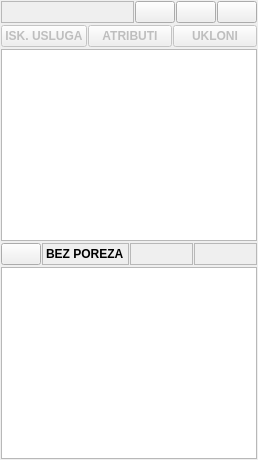
             <widget class="QFrame" name="frame_21">
              <property name="frameShape">
               <enum>QFrame::NoFrame</enum>
              </property>
              <property name="frameShadow">
               <enum>QFrame::Raised</enum>
              </property>
              <layout class="QVBoxLayout" name="verticalLayout_10">
               <property name="spacing">
                <number>0</number>
               </property>
               <property name="leftMargin">
                <number>0</number>
               </property>
               <property name="topMargin">
                <number>0</number>
               </property>
               <property name="rightMargin">
                <number>0</number>
               </property>
               <property name="bottomMargin">
                <number>0</number>
               </property>
               <item>
                <widget class="QFrame" name="frame_27">
                 <property name="frameShape">
                  <enum>QFrame::NoFrame</enum>
                 </property>
                 <property name="frameShadow">
                  <enum>QFrame::Raised</enum>
                 </property>
                 <layout class="QHBoxLayout" name="horizontalLayout_20">
                  <property name="spacing">
                   <number>1</number>
                  </property>
                  <property name="leftMargin">
                   <number>1</number>
                  </property>
                  <property name="topMargin">
                   <number>1</number>
                  </property>
                  <property name="rightMargin">
                   <number>1</number>
                  </property>
                  <property name="bottomMargin">
                   <number>1</number>
                  </property>
                  <item>
                   <widget class="QLabel" name="label_15">
                    <property name="sizePolicy">
                     <sizepolicy hsizetype="Expanding" vsizetype="Preferred">
                      <horstretch>0</horstretch>
                      <verstretch>0</verstretch>
                     </sizepolicy>
                    </property>
                    <property name="font">
                     <font>
                      <weight>75</weight>
                      <bold>true</bold>
                     </font>
                    </property>
                    <property name="frameShape">
                     <enum>QFrame::StyledPanel</enum>
                    </property>
                    <property name="text">
                     <string/>
                    </property>
                   </widget>
                  </item>
                  <item>
                   <widget class="QPushButton" name="pushButton_4">
                    <property name="cursor">
                     <cursorShape>PointingHandCursor</cursorShape>
                    </property>
                    <property name="text">
                     <string/>
                    </property>
                    <property name="icon">
                     <iconset resource="../../resources/DonatForm.qrc">
                      <normaloff>:/InDonat/Forms/images/ig_menuGreenDown.gif</normaloff>:/InDonat/Forms/images/ig_menuGreenDown.gif</iconset>
                    </property>
                    <property name="iconSize">
                     <size>
                      <width>16</width>
                      <height>16</height>
                     </size>
                    </property>
                   </widget>
                  </item>
                  <item>
                   <widget class="QPushButton" name="pushButton_9">
                    <property name="cursor">
                     <cursorShape>PointingHandCursor</cursorShape>
                    </property>
                    <property name="text">
                     <string/>
                    </property>
                    <property name="icon">
                     <iconset resource="../../resources/DonatForm.qrc">
                      <normaloff>:/InDonat/Forms/images/ig_menuGreenUp.gif</normaloff>:/InDonat/Forms/images/ig_menuGreenUp.gif</iconset>
                    </property>
                    <property name="iconSize">
                     <size>
                      <width>16</width>
                      <height>16</height>
                     </size>
                    </property>
                   </widget>
                  </item>
                  <item>
                   <widget class="QPushButton" name="pushButton_10">
                    <property name="cursor">
                     <cursorShape>PointingHandCursor</cursorShape>
                    </property>
                    <property name="text">
                     <string/>
                    </property>
                    <property name="icon">
                     <iconset resource="../../resources/DonatForm.qrc">
                      <normaloff>:/InDonat/Forms/images/view.gif</normaloff>:/InDonat/Forms/images/view.gif</iconset>
                    </property>
                    <property name="iconSize">
                     <size>
                      <width>16</width>
                      <height>16</height>
                     </size>
                    </property>
                   </widget>
                  </item>
                 </layout>
                </widget>
               </item>
               <item>
                <widget class="QFrame" name="frame_25">
                 <property name="frameShape">
                  <enum>QFrame::NoFrame</enum>
                 </property>
                 <property name="frameShadow">
                  <enum>QFrame::Raised</enum>
                 </property>
                 <layout class="QHBoxLayout" name="horizontalLayout_21">
                  <property name="spacing">
                   <number>1</number>
                  </property>
                  <property name="leftMargin">
                   <number>1</number>
                  </property>
                  <property name="topMargin">
                   <number>1</number>
                  </property>
                  <property name="rightMargin">
                   <number>1</number>
                  </property>
                  <property name="bottomMargin">
                   <number>1</number>
                  </property>
                  <item>
                   <widget class="QPushButton" name="btnUslugaIskljuci">
                    <property name="enabled">
                     <bool>false</bool>
                    </property>
                    <property name="font">
                     <font>
                      <weight>75</weight>
                      <bold>true</bold>
                     </font>
                    </property>
                    <property name="cursor">
                     <cursorShape>PointingHandCursor</cursorShape>
                    </property>
                    <property name="text">
                     <string>ISK. USLUGA</string>
                    </property>
                    <property name="icon">
                     <iconset resource="../../resources/DonatForm.qrc">
                      <normaloff>:/InDonat/Forms/images/DEL.GIF</normaloff>:/InDonat/Forms/images/DEL.GIF</iconset>
                    </property>
                   </widget>
                  </item>
                  <item>
                   <widget class="QPushButton" name="btnUslugaAtributi">
                    <property name="enabled">
                     <bool>false</bool>
                    </property>
                    <property name="font">
                     <font>
                      <weight>75</weight>
                      <bold>true</bold>
                     </font>
                    </property>
                    <property name="cursor">
                     <cursorShape>PointingHandCursor</cursorShape>
                    </property>
                    <property name="text">
                     <string>ATRIBUTI</string>
                    </property>
                    <property name="icon">
                     <iconset resource="../../resources/DonatForm.qrc">
                      <normaloff>:/InDonat/Forms/images/ZAMJENA.gif</normaloff>:/InDonat/Forms/images/ZAMJENA.gif</iconset>
                    </property>
                    <property name="iconSize">
                     <size>
                      <width>16</width>
                      <height>16</height>
                     </size>
                    </property>
                   </widget>
                  </item>
                  <item>
                   <widget class="QPushButton" name="btnUslugaUkloni">
                    <property name="enabled">
                     <bool>false</bool>
                    </property>
                    <property name="font">
                     <font>
                      <weight>75</weight>
                      <bold>true</bold>
                     </font>
                    </property>
                    <property name="cursor">
                     <cursorShape>PointingHandCursor</cursorShape>
                    </property>
                    <property name="text">
                     <string>UKLONI</string>
                    </property>
                    <property name="icon">
                     <iconset resource="../../resources/DonatForm.qrc">
                      <normaloff>:/InDonat/Forms/images/CLOSE.GIF</normaloff>:/InDonat/Forms/images/CLOSE.GIF</iconset>
                    </property>
                   </widget>
                  </item>
                 </layout>
                </widget>
               </item>
               <item>
                <widget class="QFrame" name="fraImovina">
                 <property name="frameShape">
                  <enum>QFrame::NoFrame</enum>
                 </property>
                 <property name="frameShadow">
                  <enum>QFrame::Raised</enum>
                 </property>
                 <layout class="QVBoxLayout" name="verticalLayout_12">
                  <property name="spacing">
                   <number>0</number>
                  </property>
                  <property name="leftMargin">
                   <number>0</number>
                  </property>
                  <property name="topMargin">
                   <number>0</number>
                  </property>
                  <property name="rightMargin">
                   <number>0</number>
                  </property>
                  <property name="bottomMargin">
                   <number>0</number>
                  </property>
                  <item>
                   <widget class="QFrame" name="frame_26">
                    <property name="frameShape">
                     <enum>QFrame::NoFrame</enum>
                    </property>
                    <property name="frameShadow">
                     <enum>QFrame::Raised</enum>
                    </property>
                    <layout class="QHBoxLayout" name="horizontalLayout_23">
                     <property name="spacing">
                      <number>1</number>
                     </property>
                     <property name="leftMargin">
                      <number>1</number>
                     </property>
                     <property name="topMargin">
                      <number>1</number>
                     </property>
                     <property name="rightMargin">
                      <number>1</number>
                     </property>
                     <property name="bottomMargin">
                      <number>1</number>
                     </property>
                     <item>
                      <widget class="QTreeWidget" name="treeImovina">
                       <property name="font">
                        <font>
                         <weight>50</weight>
                         <bold>false</bold>
                        </font>
                       </property>
                       <attribute name="headerVisible">
                        <bool>false</bool>
                       </attribute>
                       <column>
                        <property name="text">
                         <string notr="true">1</string>
                        </property>
                       </column>
                      </widget>
                     </item>
                    </layout>
                   </widget>
                  </item>
                  <item>
                   <widget class="QFrame" name="frame_32">
                    <property name="sizePolicy">
                     <sizepolicy hsizetype="Preferred" vsizetype="Maximum">
                      <horstretch>0</horstretch>
                      <verstretch>0</verstretch>
                     </sizepolicy>
                    </property>
                    <property name="frameShape">
                     <enum>QFrame::NoFrame</enum>
                    </property>
                    <property name="frameShadow">
                     <enum>QFrame::Raised</enum>
                    </property>
                    <layout class="QHBoxLayout" name="horizontalLayout_22">
                     <property name="spacing">
                      <number>1</number>
                     </property>
                     <property name="leftMargin">
                      <number>1</number>
                     </property>
                     <property name="topMargin">
                      <number>1</number>
                     </property>
                     <property name="rightMargin">
                      <number>1</number>
                     </property>
                     <property name="bottomMargin">
                      <number>1</number>
                     </property>
                     <item>
                      <widget class="QPushButton" name="btnPorez">
                       <property name="sizePolicy">
                        <sizepolicy hsizetype="Maximum" vsizetype="Fixed">
                         <horstretch>0</horstretch>
                         <verstretch>0</verstretch>
                        </sizepolicy>
                       </property>
                       <property name="cursor">
                        <cursorShape>PointingHandCursor</cursorShape>
                       </property>
                       <property name="text">
                        <string/>
                       </property>
                       <property name="icon">
                        <iconset resource="../../resources/DonatForm.qrc">
                         <normaloff>:/InDonat/Forms/images/view.gif</normaloff>:/InDonat/Forms/images/view.gif</iconset>
                       </property>
                       <property name="iconSize">
                        <size>
                         <width>16</width>
                         <height>16</height>
                        </size>
                       </property>
                      </widget>
                     </item>
                     <item>
                      <widget class="QLabel" name="label_17">
                       <property name="maximumSize">
                        <size>
                         <width>110</width>
                         <height>16777215</height>
                        </size>
                       </property>
                       <property name="font">
                        <font>
                         <weight>75</weight>
                         <bold>true</bold>
                        </font>
                       </property>
                       <property name="frameShape">
                        <enum>QFrame::StyledPanel</enum>
                       </property>
                       <property name="text">
                        <string>BEZ POREZA</string>
                       </property>
                      </widget>
                     </item>
                     <item>
                      <widget class="QLabel" name="label_18">
                       <property name="font">
                        <font>
                         <weight>50</weight>
                         <bold>false</bold>
                        </font>
                       </property>
                       <property name="frameShape">
                        <enum>QFrame::StyledPanel</enum>
                       </property>
                       <property name="text">
                        <string/>
                       </property>
                       <property name="textInteractionFlags">
                        <set>Qt::LinksAccessibleByMouse|Qt::TextSelectableByKeyboard|Qt::TextSelectableByMouse</set>
                       </property>
                      </widget>
                     </item>
                     <item>
                      <widget class="QLabel" name="label_19">
                       <property name="font">
                        <font>
                         <weight>50</weight>
                         <bold>false</bold>
                        </font>
                       </property>
                       <property name="frameShape">
                        <enum>QFrame::StyledPanel</enum>
                       </property>
                       <property name="text">
                        <string/>
                       </property>
                       <property name="textInteractionFlags">
                        <set>Qt::LinksAccessibleByMouse|Qt::TextSelectableByKeyboard|Qt::TextSelectableByMouse</set>
                       </property>
                      </widget>
                     </item>
                    </layout>
                   </widget>
                  </item>
                 </layout>
                </widget>
               </item>
               <item>
                <widget class="QFrame" name="fraAtributiImovine">
                 <property name="frameShape">
                  <enum>QFrame::NoFrame</enum>
                 </property>
                 <property name="frameShadow">
                  <enum>QFrame::Raised</enum>
                 </property>
                 <layout class="QHBoxLayout" name="horizontalLayout_24">
                  <property name="spacing">
                   <number>1</number>
                  </property>
                  <property name="leftMargin">
                   <number>1</number>
                  </property>
                  <property name="topMargin">
                   <number>1</number>
                  </property>
                  <property name="rightMargin">
                   <number>1</number>
                  </property>
                  <property name="bottomMargin">
                   <number>1</number>
                  </property>
                  <item>
                   <widget class="QTreeWidget" name="treeWidget">
                    <property name="font">
                     <font>
                      <weight>50</weight>
                      <bold>false</bold>
                     </font>
                    </property>
                    <attribute name="headerVisible">
                     <bool>false</bool>
                    </attribute>
                    <column>
                     <property name="text">
                      <string notr="true">1</string>
                     </property>
                    </column>
                   </widget>
                  </item>
                 </layout>
                </widget>
               </item>
              </layout>
             </widget>
